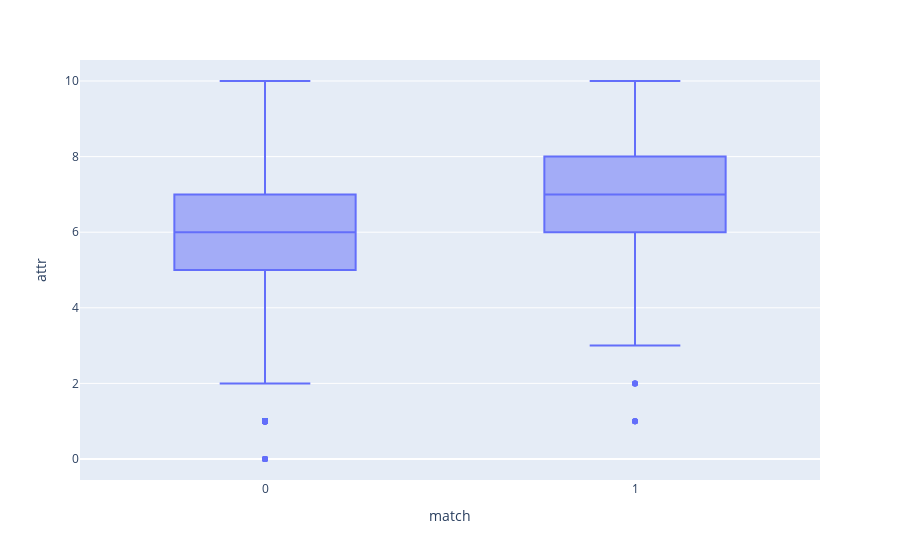

This figure's notebook cell:
### Code cell
fig = px.box(df, x= "match", y = "attr")
fig.show()
print(df["attr"].mean())

### Figure 1 — Plotly figure (JSON) as saved in the notebook; plotly's stock layout.template omitted (floating-point values rounded to 4 significant figures; data arrays with more than 128 entries replaced by an {"elided": "..."} marker saying what was removed)
{"data": [{"alignmentgroup": "True", "hovertemplate": "match=%{x}<br>attr=%{y}<extra></extra>", "legendgroup": "", "marker": {"color": "#636efa"}, "name": "", "notched": false, "offsetgroup": "", "orientation": "v", "showlegend": false, "type": "box", "x": {"elided": "8378 int values"}, "x0": " ", "xaxis": "x", "y": {"elided": "8378 float values"}, "y0": " ", "yaxis": "y"}], "layout": {"boxmode": "group", "legend": {"tracegroupgap": 0}, "margin": {"t": 60}, "xaxis": {"anchor": "y", "domain": [0, 1], "title": {"text": "match"}}, "yaxis": {"anchor": "x", "domain": [0, 1], "title": {"text": "attr"}}}}
